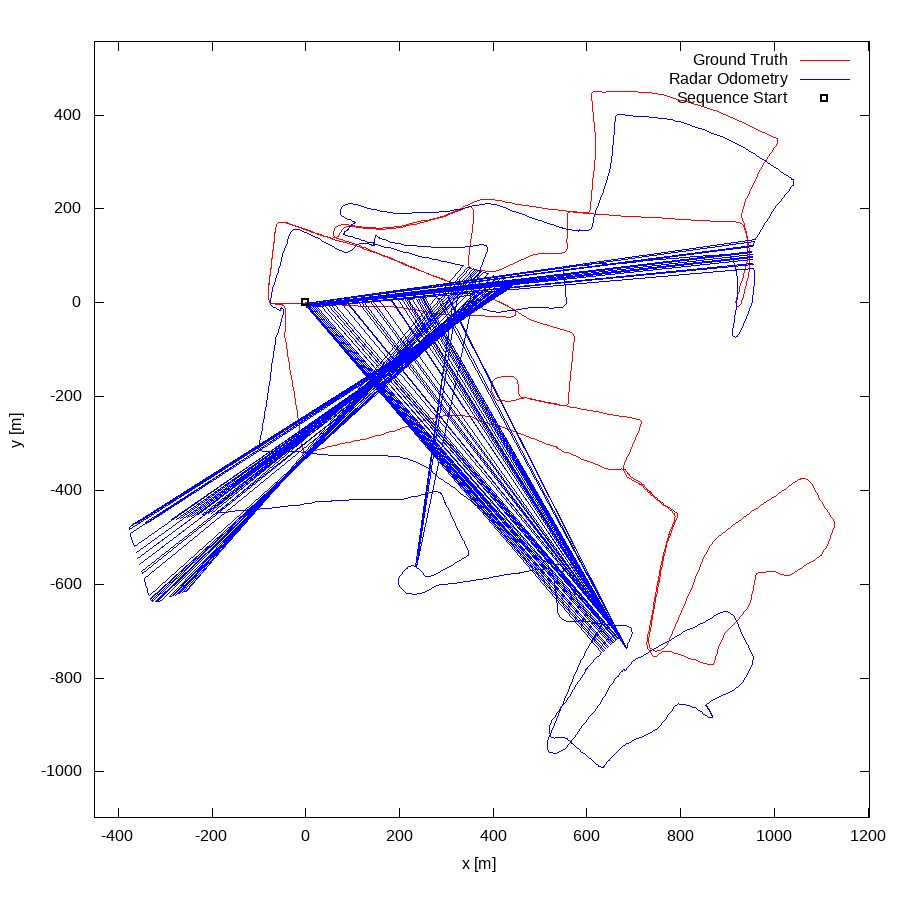

Generate this figure with gnuplot:
set term postscript eps enhanced color
set output "06.eps"
set size ratio -1
set xrange [-451:1203]
set yrange [-1097:557]
set xlabel "x [m]"
set ylabel "y [m]"
plot "06.txt" using 1:2 lc rgb "#FF0000" title 'Ground Truth' w lines,"06.txt" using 3:4 lc rgb "#0000FF" title 'Radar Odometry' w lines,"< head -1 06.txt" using 1:2 lc rgb "#000000" pt 4 ps 1 lw 2 title 'Sequence Start' w points
